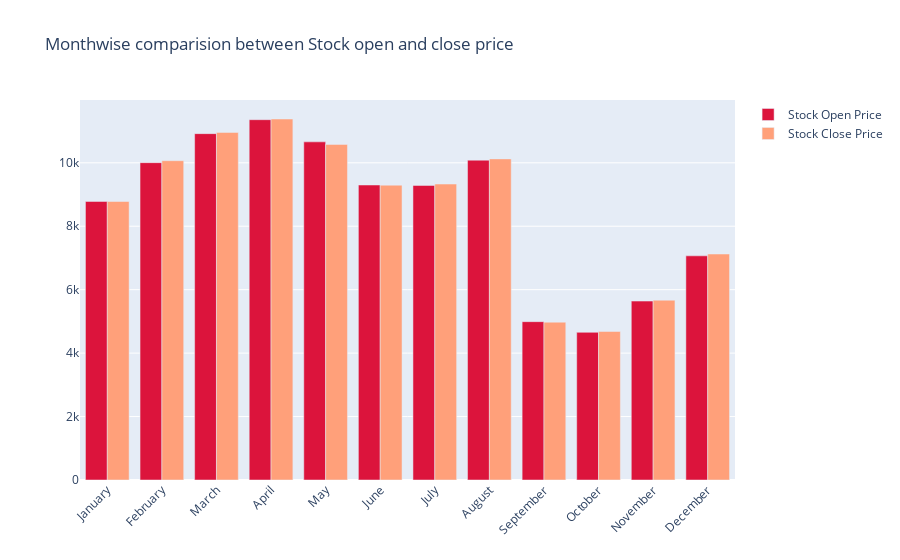

Notebook source saved alongside this figure:
### Markdown cell above
### Since our data start from 2014-09-17 thats why its showing Nan before Semptember

### Code cell
fig = go.Figure()

fig.add_trace(go.Bar(
    x=monthvise.index,
    y=monthvise['open'],
    name='Stock Open Price',
    marker_color='crimson'
))
fig.add_trace(go.Bar(
    x=monthvise.index,
    y=monthvise['close'],
    name='Stock Close Price',
    marker_color='lightsalmon'
))

fig.update_layout(barmode='group', xaxis_tickangle=-45,
                  title='Monthwise comparision between Stock open and close price')
fig.show()

### Figure 1 — Plotly figure (JSON) as saved in the notebook; plotly's stock layout.template omitted (floating-point values rounded to 4 significant figures)
{"data": [{"marker": {"color": "crimson"}, "name": "Stock Open Price", "x": ["January", "February", "March", "April", "May", "June", "July", "August", "September", "October", "November", "December"], "y": [8782.0, 10000.0, 10920.0, 11360.0, 10660.0, 9299.0, 9285.0, 10080.0, 4991.0, 4655.0, 5640.0, 7066.0], "type": "bar"}, {"marker": {"color": "lightsalmon"}, "name": "Stock Close Price", "x": ["January", "February", "March", "April", "May", "June", "July", "August", "September", "October", "November", "December"], "y": [8779.0, 10070.0, 10960.0, 11380.0, 10580.0, 9294.0, 9330.0, 10120.0, 4976.0, 4682.0, 5668.0, 7125.0], "type": "bar"}], "layout": {"xaxis": {"tickangle": -45}, "barmode": "group", "title": {"text": "Monthwise comparision between Stock open and close price"}}}
